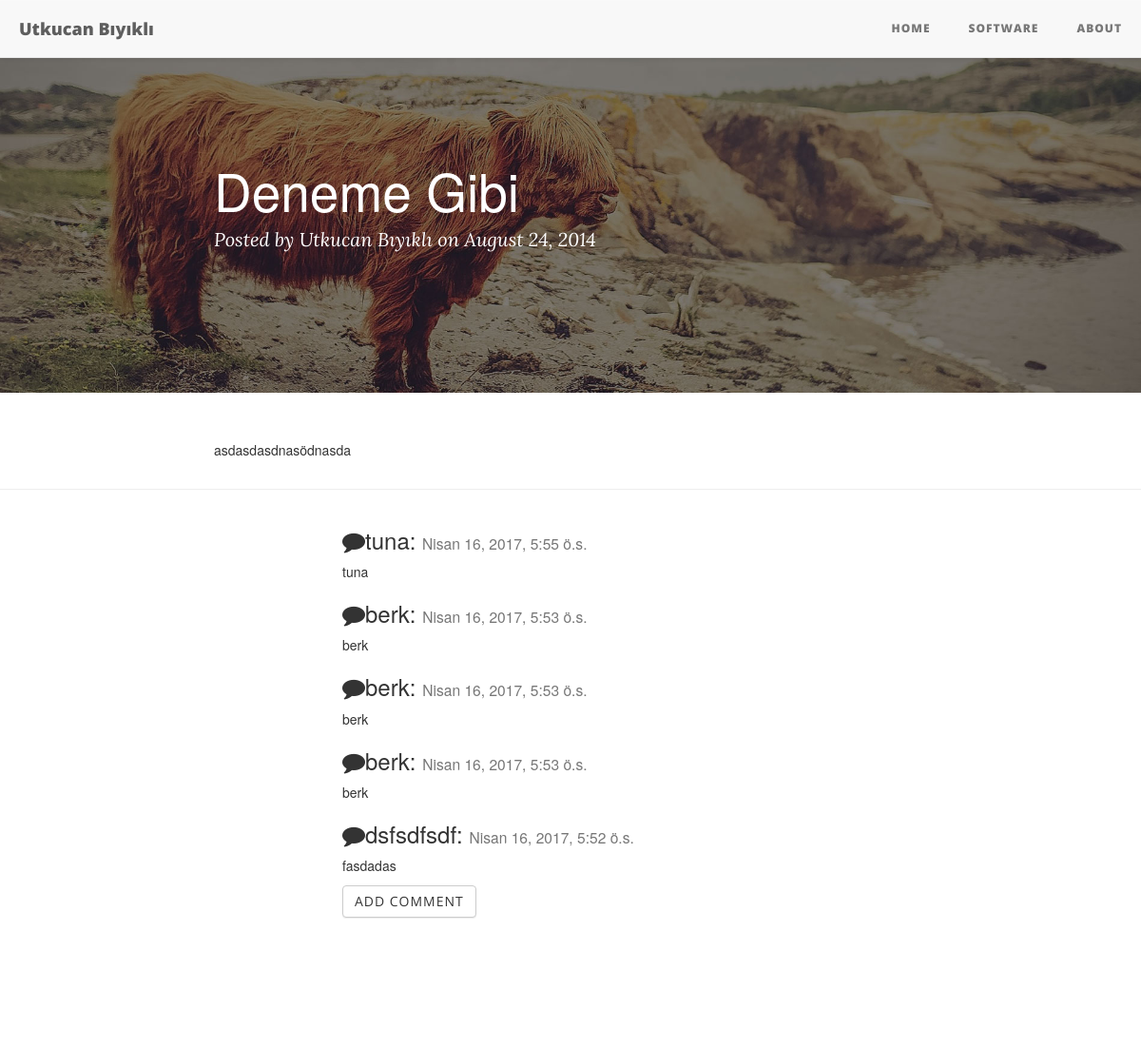
The app's page /25/ with its own data.
### Articles/models.py (models this page shows, shortened)
class Article(models.Model):
    title=models.CharField(max_length=25)
    body=models.CharField(max_length=140)
    content=models.TextField()
    genre=models.CharField(max_length=10)
    date=models.DateTimeField(auto_now_add=True)
    publish=models.BooleanField(default=False)
    class Meta:
        ordering=["-date"]

class Comment(models.Model):
    name=models.CharField(max_length=25)
    date=models.DateTimeField(auto_now_add=True)
    comment=models.TextField(max_length=140)
    publish=models.BooleanField(default=False)
    article=models.ForeignKey('Articles.Article',related_name="comments",on_delete=models.CASCADE)
    class Meta:
        ordering = ['-date']

### Articles/views.py (the view)
# urls.py: url(r'^(?P<pk>[0-9]+)/$', views.DetailView.as_view(), name="detail"),
class DetailView(generic.DetailView):
    model=Article
    template_name = "article/detail.html"

### Articles/templates/article/detail.html (shortened to what this page needs)
{% extends 'article/base.html' %}
{% block body %}
  <header class="intro-header" style="background-image: url('../../static/Articles/img/contact-bg.jpg')">
        <div class="container">
            <div class="row">
                <div class="col-lg-8 col-lg-offset-2 col-md-10 col-md-offset-1">
                    <div class="post-heading">
                        <h1>{{article.title}}</h1>
                        <span class="meta">Posted by <a href="{% url 'articles:about' %}">Utkucan Bıyıklı</a> on August 24, 2014</span>
                    </div>
                </div>
            </div>
        </div>
</header>
        <div class="container">
            <div class="row">
                <div class="col-lg-8 col-lg-offset-2 col-md-10 col-md-offset-1">
                         {% autoescape on %}
<p class="content-markdown">{{article.content|safe}}</p>
                        {% endautoescape %}
                </div>
            </div>
        </div>
<hr>
<div class="row" style="margin-left:30%;">
{% for comment in article.comments.all   %}
        {% if comment.publish %}
                    <h3><i class="fa fa-comment"></i>{{comment.name}}:
                    <small>{{comment.date}}</small>
                </h3>
                <p>{{comment.comment}}</p>
        {% endif %}
    {% empty %}
    <p>No comments here yet :(</p>
{% endfor %}
    <a class="btn btn-default" href="{% url 'articles:add_comment' id=article.id %}">Add Comment</a>
</div>
    <footer>
        <div class="container">
            <div class="row">
                <div class="col-lg-8 col-lg-offset-2 col-md-10 col-md-offset-1">
                    <ul class="list-inline text-center">
                        <li>
                            <a href="https://www.twitter.com/utkucanbykl">
                                <span class="fa-stack fa-lg">
                                    <i class="fa fa-circle fa-stack-2x"></i>
                                    <i class="fa fa-twitter fa-stack-1x fa-inverse"></i>
                                </span>
                            </a>
                        </li>
                        <li>
                            <a href="https://www.facebook.com/utkucanbykl">
                                <span class="fa-stack fa-lg">
                                    <i class="fa fa-circle fa-stack-2x"></i>
                                    <i class="fa fa-facebook fa-stack-1x fa-inverse"></i>
                                </span>
                            </a>
                        </li>
                        <li>
                            <a href="https://www.github.com/utkucanbykl">
                                <span class="fa-stack fa-lg">
                                    <i class="fa fa-circle fa-stack-2x"></i>
                                    <i class="fa fa-github fa-stack-1x fa-inverse"></i>
                                </span>
                            </a>
                        </li>
                    </ul>
                    <p class="copyright text-muted">Copyright &copy; Your Website 2016</p>
                </div>
            </div>
        </div>
    </footer>
{% endblock %}

### Articles/static/Articles/css/base.css (style rules this page uses)
.container { text-align: justify; }

### records on screen
Article: title "Deneme Gibi", content "asdasdasdnasödnasda"
Comment: name "tuna", date "Nisan 16, 2017, 5:55 ö.s.", comment "tuna"
Comment: name "berk", date "Nisan 16, 2017, 5:53 ö.s.", comment "berk"
Comment: name "berk", date "Nisan 16, 2017, 5:53 ö.s.", comment "berk"
Comment: name "berk", date "Nisan 16, 2017, 5:53 ö.s.", comment "berk"
Comment: name "dsfsdfsdf", date "Nisan 16, 2017, 5:52 ö.s.", comment "fasdadas"
